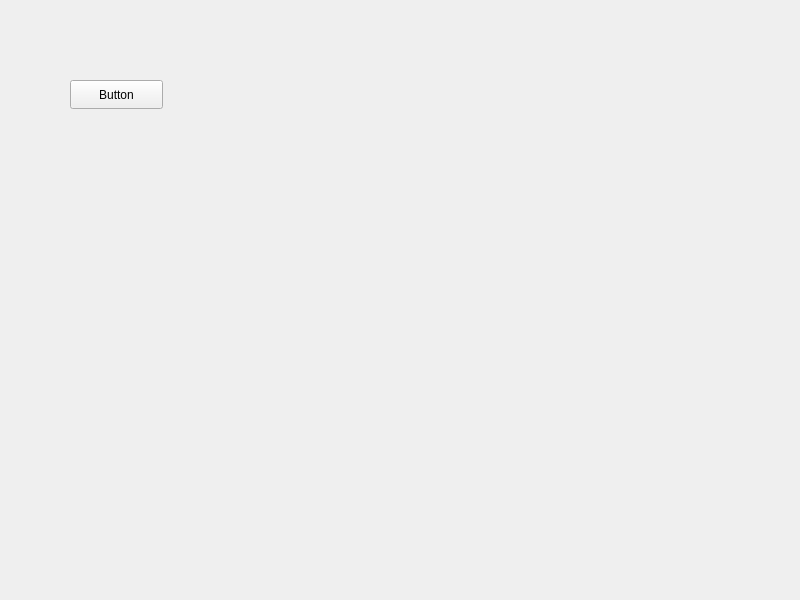
<?xml version="1.0" encoding="UTF-8"?>
<ui version="4.0">
 <class>Widget</class>
 <widget class="QWidget" name="Widget">
  <property name="geometry">
   <rect>
    <x>0</x>
    <y>0</y>
    <width>800</width>
    <height>600</height>
   </rect>
  </property>
  <property name="windowTitle">
   <string>Widget</string>
  </property>
  <widget class="QPushButton" name="pushButton">
   <property name="geometry">
    <rect>
     <x>70</x>
     <y>80</y>
     <width>93</width>
     <height>29</height>
    </rect>
   </property>
   <property name="text">
    <string>Button</string>
   </property>
  </widget>
 </widget>
 <resources/>
 <connections/>
</ui>
